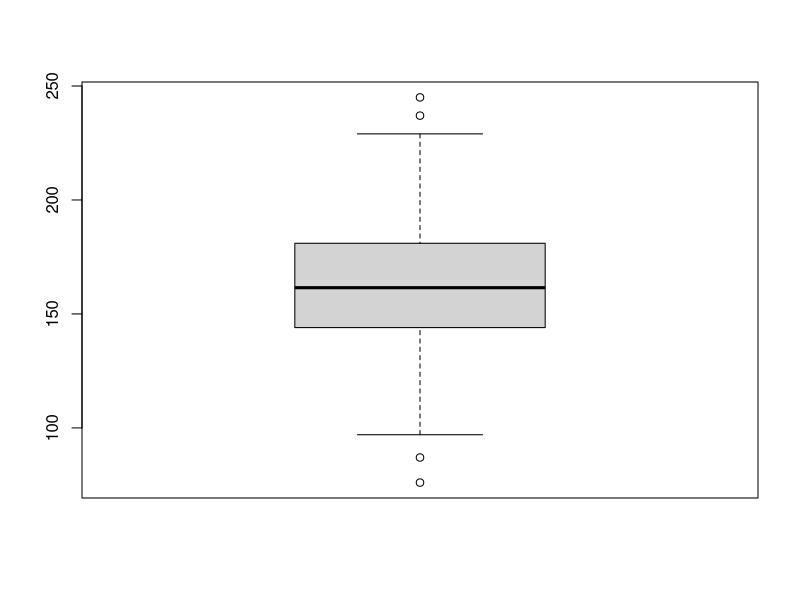
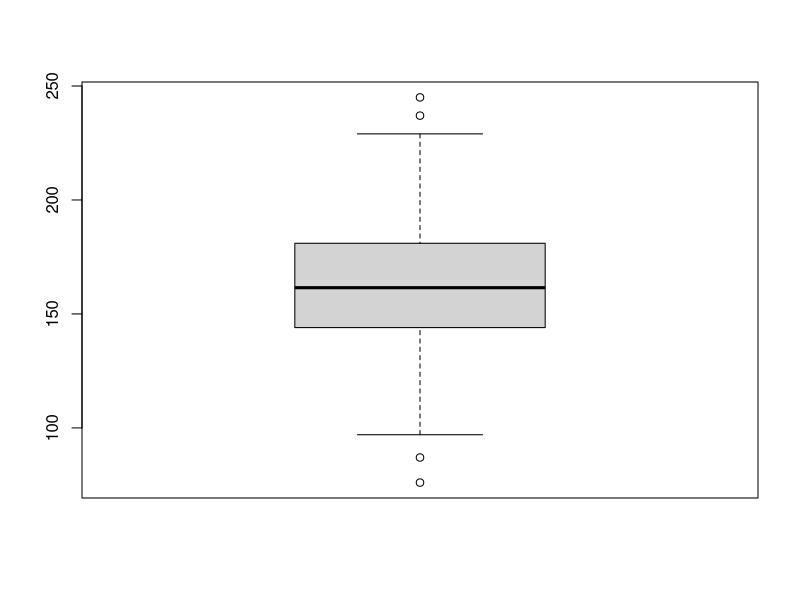
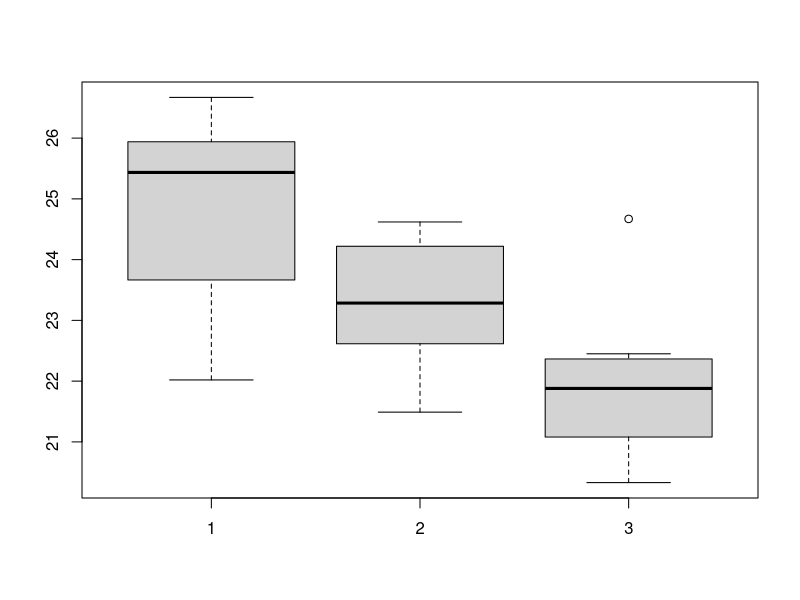
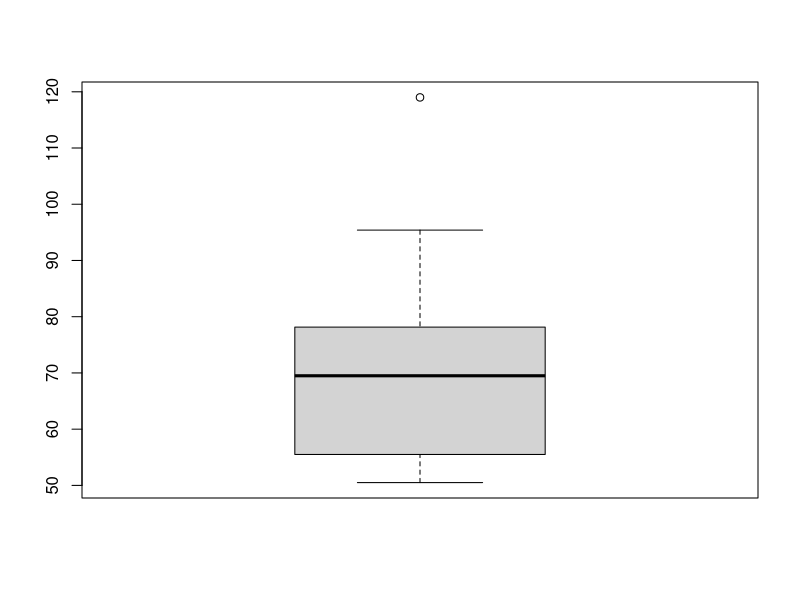

The R source for these figures, in order: (Note: this script raises an error after producing the figures.)
#Representacao grafica de um conjunto de dados
  ##Boxplot e outlairs
  ###Restistencia a compressao de 80 corpos de prova da liga de aluminio-litio
liga<-c(105,97,245,163,207,134,218,199,160,196,
        221,154,228,131,180,178,157,151,175,201,
        183,153,174,154,190,76,101,142,149,200,
        186,174,199,115,193,167,171,163,87,176,
        121,120,181,160,194,184,165,145,160,150,
        181,168,158,208,133,135,172,171,237,170,
        180,167,176,158,156,229,158,148,150,118,
        143,141,110,133,123,146,169,158,135,149)
boxplot(liga)
boxplot(liga)
    ###Exmplo: Compare as medidas de viscosidade das tres misturas utilizando seus boxplots
v1<-c(22.02,23.83,26.67,25.38,25.49,23.50,25.90,25.98)
v2<-c(21.49,22.67,24.62,24.18,22.78,22.56,24.26,23.79)
v3<-c(20.33,21.67,24.67,22.45,22.28,21.95,20.49,21.81)
boxplot(v1,v2,v3)
    ###Exemplo: Dureza de de corpos de prova de uma liga de aluminio
d1<-c(50.5,51.1,52.4,53.0,53.4,53.5,54.1,55.3,55.7,55.7,
      59.5,63.5,64.3,67.3,69.1,69.5,70.2,70.5,  71.4,  72.3,
      73.0,74.4,77.8,78.5,82.5,82.7,84.3,85.8,87.5,95.4,119.0)
boxplot(d1)
    ##Para pegar apenas os outliers vamos usar
      ###Instalando o o pacote DescTools podemos usar a funcao Outlier()
Outlier(liga, method = c("boxplot"))
      ###Ou podemos usar a fucao boxplot.stats
v <-boxplot.s
